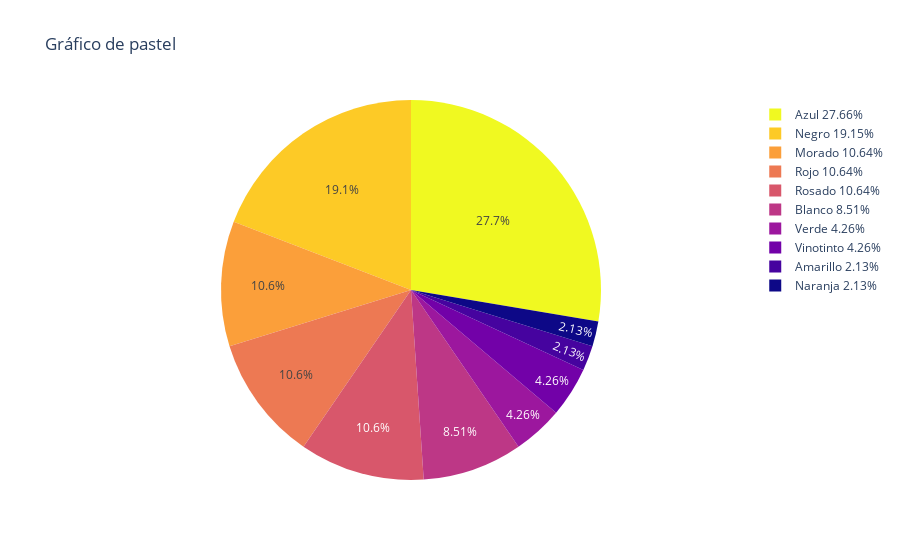

Write notebook code for a chart like this one.
### Markdown cell above
Ahora hacemos el mismo grafico pero con etiquetas

### Code cell
# Calcular los porcentajes
TDF3['Porcentaje'] = 100 * TDF3['Frecuencia Relativa'] / TDF3['Frecuencia Relativa'].sum()
TDF3['Etiquetas'] = TDF3['Color preferido'] + " " + TDF3['Porcentaje'].round(2).astype(str) + "%"

# Crear el gráfico de pastel
fig = px.pie(TDF3, values='Frecuencia Relativa', names='Etiquetas', color_discrete_sequence=px.colors.sequential.Plasma_r, title='Gráfico de pastel')
fig.show()

### Figure 1 — Plotly figure (JSON) as saved in the notebook; plotly's stock layout.template omitted (floating-point values rounded to 4 significant figures)
{"data": [{"domain": {"x": [0, 1], "y": [0, 1]}, "hovertemplate": "Etiquetas=%{label}<br>Frecuencia Relativa=%{value}<extra></extra>", "labels": ["Azul 27.66%", "Negro 19.15%", "Morado 10.64%", "Rojo 10.64%", "Rosado 10.64%", "Blanco 8.51%", "Verde 4.26%", "Vinotinto 4.26%", "Amarillo 2.13%", "Naranja 2.13%"], "legendgroup": "", "name": "", "showlegend": true, "type": "pie", "values": [0.2766, 0.1915, 0.1064, 0.1064, 0.1064, 0.08511, 0.04255, 0.04255, 0.02128, 0.02128]}], "layout": {"legend": {"tracegroupgap": 0}, "piecolorway": ["#f0f921", "#fdca26", "#fb9f3a", "#ed7953", "#d8576b", "#bd3786", "#9c179e", "#7201a8", "#46039f", "#0d0887"], "title": {"text": "Gráfico de pastel"}}}
